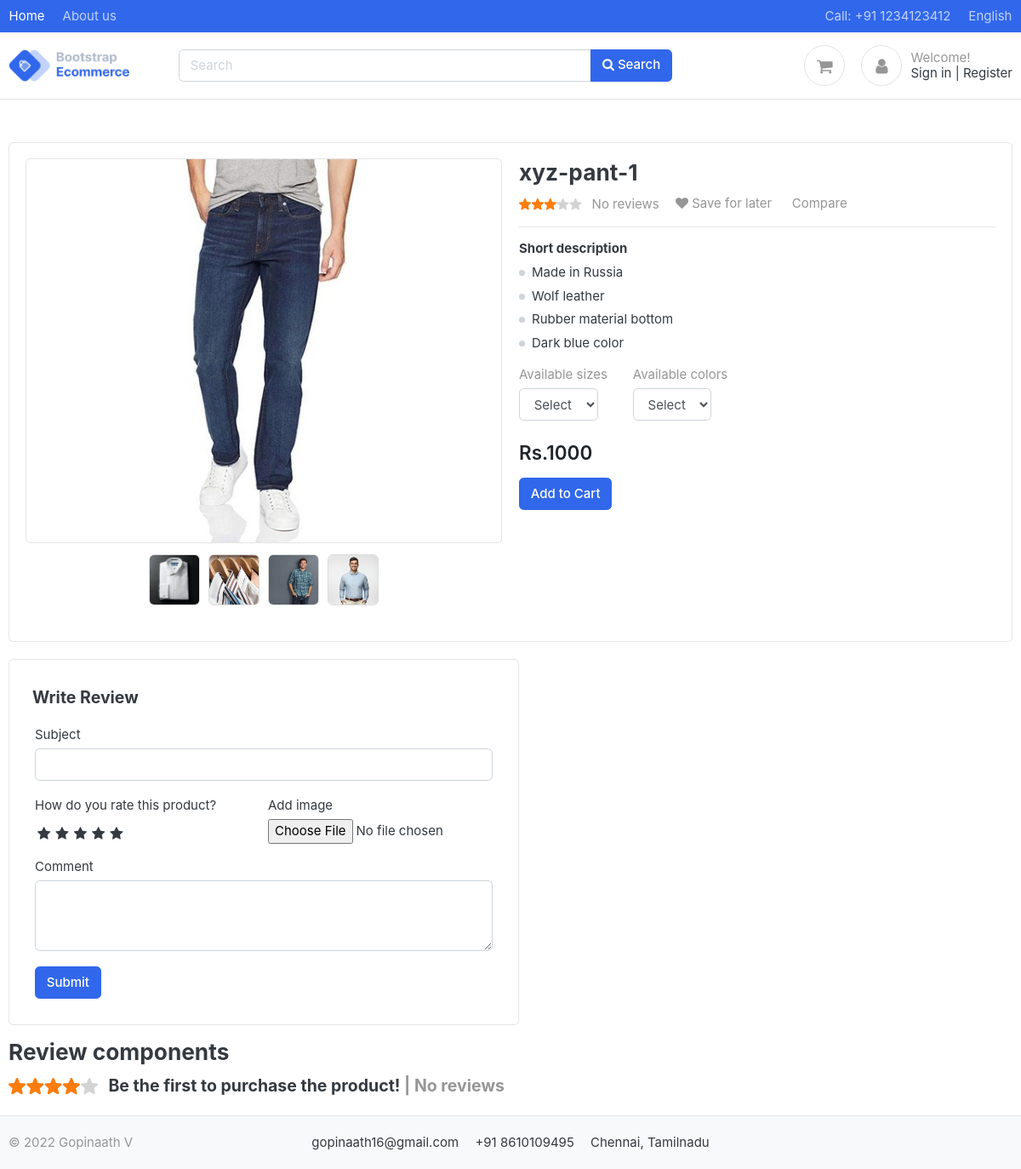
The page /shop/product_detail/pants/xyz-pant-1/ on the database its author committed.
### shop/models.py (models this page shows, shortened)
class Product(models.Model):
    product_name = models.CharField(max_length=200, unique=True)
    slug = models.SlugField(max_length=200, unique=True)
    product_description = models.TextField(max_length=500, blank=True)
    product_price = models.IntegerField()
    product_images = models.ImageField(upload_to='photos/products')
    product_category = models.ForeignKey(Product_category, on_delete=models.CASCADE)
    brand=models.ForeignKey(Brands, on_delete=models.CASCADE,null=True)
    stock = models.IntegerField()
    is_available = models.BooleanField(default=True)
    created_date = models.DateTimeField(auto_now_add=True)
    modified_date = models.DateTimeField(auto_now=True)

class Product_Gallery(models.Model):
    product = models.ForeignKey(Product, on_delete=models.CASCADE)
    image=models.ImageField(upload_to=gallery_path, blank=True)

### shop/views.py (the view)
# urls.py: path('product_detail/<slug:category_slug>/<slug:product_slug>/', views.product_detail, name='product_detail'),
def product_detail(request,category_slug,product_slug):
    try:
        product=Product.objects.get(product_category__slug=category_slug,slug=product_slug)
        product_images=Product_Gallery.objects.filter(product__slug=product_slug)
        reviews = Review_Rating.objects.filter(product=product)
        avg_review = 0
        for review in reviews:
            avg_review += review.rating
        if len(reviews) > 0:
            avg_review = avg_review // len(reviews)
        else:
            avg_review = 0
        if request.user.is_authenticated:
            in_cart_item=Cart_Items.objects.filter(product=product,user=request.user).exists()
        else:
            in_cart_item = False
    except Exception as e:
        raise e
    context={
       'product':product,
       'product_images':product_images,
       'in_cart':in_cart_item,
       'reviews': reviews,
       'avg_review':avg_review,
       'int_avg_review':int(avg_review),
    }
    return render(request,"product_detail.html",context)

### cart/context_processor.py (called while the page is built)
def cart_items_count(request):
    cart_cnt=0
    if request.path=='admin':
        return {}
    else:
       try:
            cart_cnt=0
            if request.user.is_authenticated:
                cart_items=Cart_Items.objects.all().filter(user=request.user)
            else:
                cart=Cart.objects.filter(cart_id=_cart_id(request))
                cart_items=Cart_Items.objects.all().filter(cart=cart[:1])
            for cart_item in cart_items:
                cart_cnt += cart_item.quantity
       except Cart.DoesNotExist:
           cart_cnt=0
    return dict(cart_cnt=cart_cnt)

### cart/views.py (called while the page is built)
def _cart_id(request):
    cart=request.session.session_key
    if not cart:
        cart=request.session.create()
    return cart

### product_category/context_processor.py (called while the page is built)
def category_links(request):
    links=Product_category.objects.all()
    return dict(links=links)

### product_category/models.py (called while the page is built)
    def get_url(self):
        return reverse('products_by_category',args=[self.slug])

### shop/models.py (called while the page is built)
    def colors(self):
        return super(VariationManager, self).filter(variation_category='color', is_active=True)

    def sizes(self):
        return super(VariationManager, self).filter(variation_category='size', is_active=True)

### templates/product_detail.html (shortened to what this page needs)
{% extends 'base.html'%}
{% load static %}
{% block content %}
<div class="container">
    <article class="card" style="margin-top: 50px;margin-bottom: 20px;">
	<div class="card-body">
		    <form method="POST" action="{% url 'add_cart_items' product.id %}">
			<div class="row">
				<aside class="col-md-6">
						<article class="gallery-wrap">
							<div class="card img-big-wrap">
								<a href="#"> <img src="{{ product.product_images.url }}"></a>
							</div>
							<div class="thumbs-wrap">
								{% for product_image in product_images %}
								<img class="item-thumb" id="myImg_{{forloop.counter}}" src="{{product_image.image.url}}">
								{% endfor %}
							</div>
						</article>
				</aside>
				<main class="col-md-6">
					<article>
						<h3 class="title">{{product.product_name}}</h3>
						<div>
							<ul class="rating-stars">
								<li style="width:60%" class="stars-active">
									<img src="../images/icons/stars-active.svg" alt="">
								</li>
								<li>
								</li>
							</ul>
							{% if int_avg_review %}
							<span class="label-rating mr-3 text-muted">{{int_avg_review}}/5</span>
							{% else %}
							<span class="label-rating mr-3 text-muted">No reviews</span>
							{% endif %}
							<a href="#" class="btn-link  mr-3 text-muted"> <i class="fa fa-heart"></i> Save for later </a>
							<a href="#" class="btn-link text-muted">  Compare </a>
						</div>
						<hr>
						<div class="mb-3">
							<h6>Short description</h6>
							<ul class="list-dots mb-0">
								<li>Made in Russia</li>
								<li>Wolf leather </li>
								<li>Rubber material bottom</li>
								<li>Dark blue color</li>
							</ul>
						</div>
						<div class="form-group" style="display:flex;">
  							{% if product.variation_set.sizes %}
							<div style="margin-right:30px;">
							<label class="text-muted">Available sizes</label>
							<div>
								<label class="">
									<select name="color" class="form-control" required>
										<option value="" disabled selected>Select</option>
									</select>
								</label>
                           </div>
							</div>
							{% endif %}
							<div>
							{% if product.variation_set.colors %}
							<label class="text-muted">Available colors</label>
							<div>
								<label class="">
									<select name="size" class="form-control" required>
										<option value="" disabled selected>Select</option>
									</select>
								</label>
							</div>
							{% endif %}
							</div>
						</div>
						<div class="mb-3">
							<var class="price h4">Rs.{{product.product_price}}</var> <br>
						</div>
						{% if product.stock > 1 %}
						<div class="mb-4">
							<button class="btn btn-primary" type="submit">Add to Cart</button>
						</div>
						{% else %}
						<div class="mb-4">
							<span class="btn btn-outline-danger">Out of stock</span>
						</div>
						{% endif %}
					</article>
				</main>
			</div>
			</form>
	</div>
</article>
<div class="card" style="max-width: 40rem;">
	<header class="form-group">
	<strong class="label-rating text-lg" style="padding:30px 0px 0px 20px;">Write Review</strong>
    </header>
	<form action="{% url 'submit_review' product.id %}" enctype="multipart/form-data" method="POST" style="padding:0px 30px 30px 30px;">
		<div class="form-group">
	<label for="exampleFormControlInput1" class="form-label"  >Subject</label>
	<input  class="form-control" id="exampleFormControlInput1" name="subject" required>
	</div>
	<div class="form-row">
	<div class="form-group col-md-6" style="margin-bottom: 0px;">
	<label for="exampleFormControlInput1" class="form-label">How do you rate this product?</label>
	<div class="rate">
							<input type="radio" name="rating" id="rating10" value="5" required /><label for="rating10" title="5"></label>
							<input type="radio" name="rating" id="rating8" value="4" required /><label for="rating8" title="4"></label>
							<input type="radio" name="rating" id="rating6" value="3" required /><label for="rating6" title="3"></label>
							<input type="radio" name="rating" id="rating4" value="2" required /><label for="rating4" title="2"></label>
							<input type="radio" name="rating" id="rating2" value="1" required /><label for="rating2" title="1"></label>
						</div>
	</div>
	<div class="form-group col-md-6" style="margin-bottom: 0px;" >
	<label class="form-label" for="customFile" >Add image</label>
    <input  name="reimage" type="file" accept="image/png, image/gif, image/jpeg" class="" id="customFile" />
	</div>
	</div>
	<div class="form-group">
	  <label for="exampleFormControlTextarea1" class="form-label">Comment</label>
	  <textarea class="form-control" id="exampleFormControlTextarea1" rows="3" name="review" required></textarea>
	</div>
	<button type="submit" class="btn btn-primary">Submit </button>
	</form>
</div>
<div class="row">
			<div class="col-md-9">
	<header class="section-heading">
		<h3>Review components </h3>
		<div class="rating-wrap">
			<ul class="rating-stars stars-lg">
				<li style="width:80%" class="stars-active">
					<img src="../images/icons/stars-active.svg" alt="">
				</li>
				<li>
				</li>
			</ul>
			{% if reviews.count > 0 %}
			<strong class="label-rating text-lg"> <span><i class="fa fa-star" style="
    color: #ffb503;
    padding-right: 5px;
"> </i></span>{{ avg_review }} <span class="text-muted">| {{reviews.count}} reviews</span></strong>
		    {% else %}
            <strong class="label-rating text-lg">Be the first to purchase the product! <span class="text-muted">| No reviews </span></strong><br>
			{% endif %}
		</div>
	</header>
	</div>
</div>
</div>
{% endblock %}

### static/css/ui.css (style rules this page uses)
html { font-family: "Inter", sans-serif; font-size: 15px; }
var { font-style: normal; }
article:after, .form-group:after { display: block; clear: both; content: ""; }
.section-heading { margin-bottom: 20px; margin-top: 15px; }
.text-lg { font-size: 1.3rem; }
[class*=list-] li:after { visibility: hidden; display: block; content: ""; overflow: hidden; height: 0; clear: both; }
.list-bullet, .list-dots { list-style: none; padding-left: 0; }
.list-bullet li, .list-dots li { margin-bottom: 5px; position: relative; padding-left: 15px; }
.list-bullet li::before, .list-dots li::before { content: " "; position: absolute; top: 8px; left: 0; width: 7px; border-radius: 100%; height: 7px; background: #ced4da; }
.price { font-weight: 600; color: #212529; }
.label-rating { margin-left: 7px; display: inline-block; vertical-align: middle; }
.rating-stars { display: inline-block; vertical-align: middle; list-style: none; margin: 0; padding: 0; position: relative; white-space: nowrap; clear: both; }
.rating-stars img { height: 14px; max-width: none; }
.rating-stars li { display: block; text-overflow: clip; white-space: nowrap; z-index: 1; }
.rating-stars li.stars-active { z-index: 2; position: absolute; top: 0; left: 0; overflow: hidden; }
.rating-stars.stars-lg img { height: 20px; max-width: none; }
.gallery-wrap .img-big-wrap { margin-bottom: 10px; border-radius: 0.37rem; overflow: hidden; background-color: #fff; }
.gallery-wrap .img-big-wrap a { text-align: center; display: block; }
.gallery-wrap .img-big-wrap img { height: 450px; width: auto; display: inline-block; cursor: zoom-in; }
.gallery-wrap .thumbs-wrap { text-align: center; margin-bottom: 20px; }
.gallery-wrap .thumbs-wrap .item-thumb { width: 60px; height: 60px; border: 1px solid #ddd; border-radius: 6px; margin: 3px; display: inline-block; overflow: hidden; }
.gallery-wrap .thumbs-wrap img { max-width: 100%; max-height: 100%; -o-object-fit: cover; object-fit: cover; border-radius: 4px; cursor: zoom-in; }

### static/css/custom.css (style rules this page uses)
.rate { display: inline-block;; border: 0; }
.rate > label { float: right; }
.rate > label:before { display: inline-block; font-size: 1.1rem; font-family: FontAwesome; content: "\f005"; margin:0; padding:0.3rem .2rem; cursor: pointer; }

### rows shown on the page
Product: product_images (picture), product_name "xyz-pant-1", product_price "1000"
Product_Gallery: image (picture)
Product_Gallery: image (picture)
Product_Gallery: image (picture)
Product_Gallery: image (picture)
